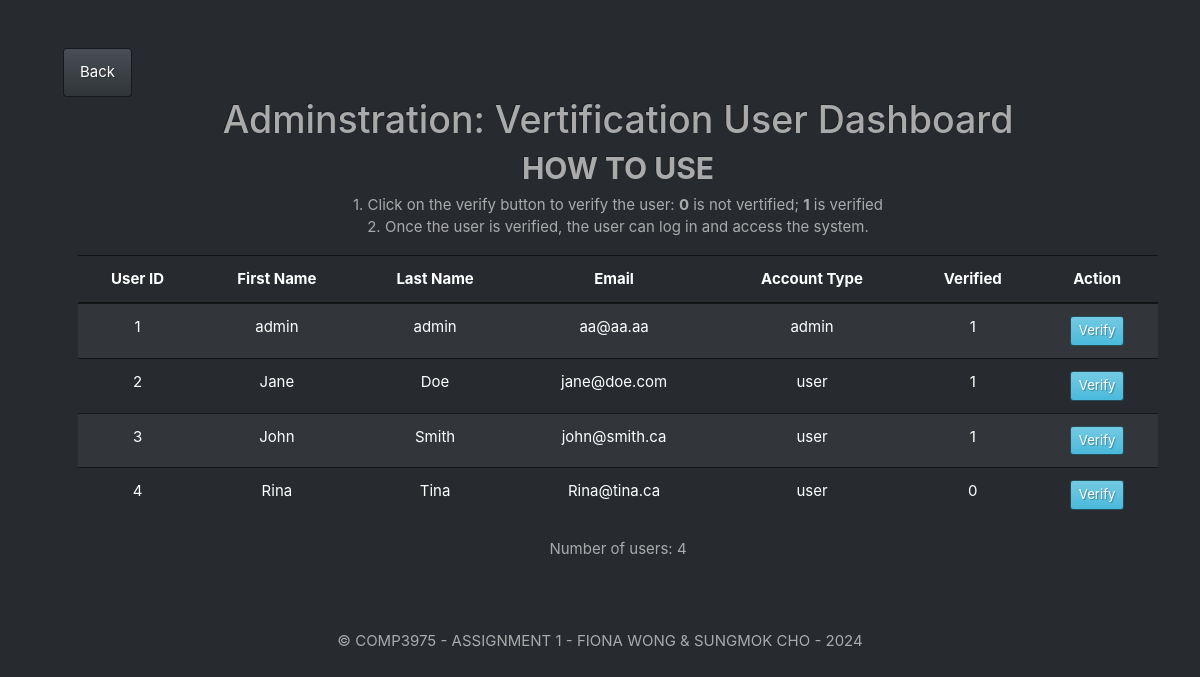
Page /members/admin.php on the earlier database version.
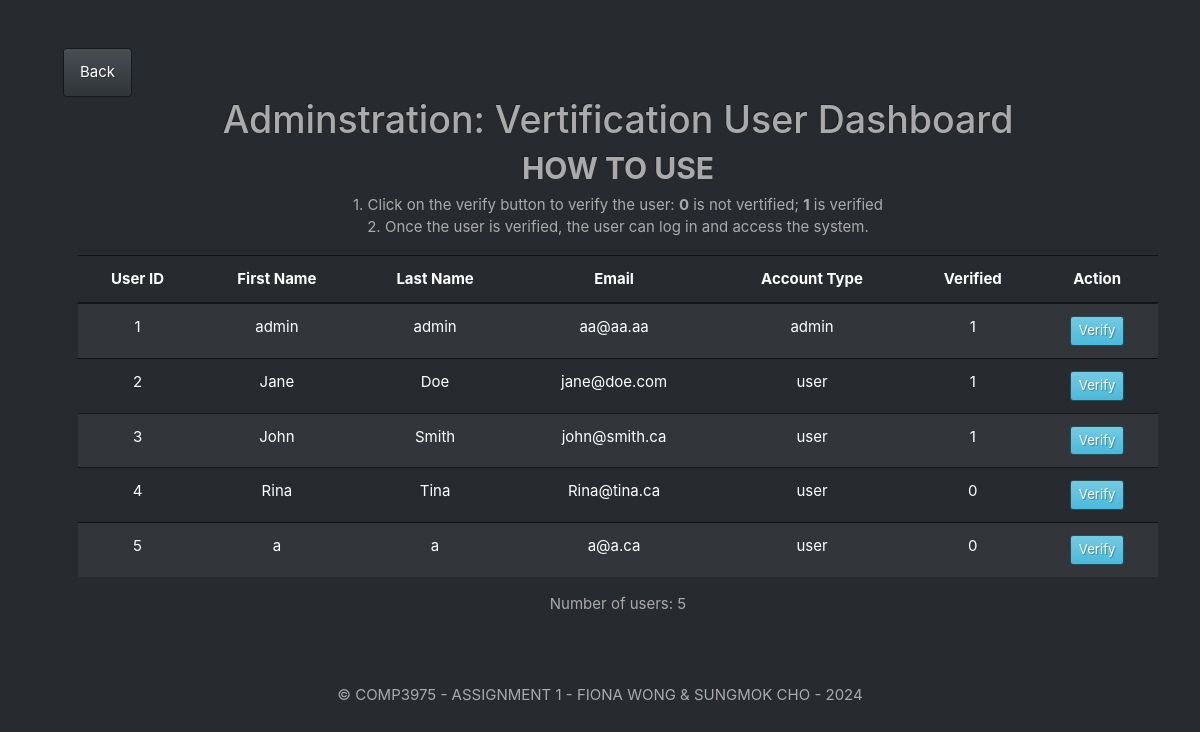
Same page on the later database version.
### tables this page shows
CREATE TABLE users (
    id INTEGER PRIMARY KEY AUTOINCREMENT,
    username TEXT NOT NULL,
    password TEXT NOT NULL, 
    first_name TEXT NOT NULL,
    last_name TEXT NOT NULL,
    account_type TEXT NOT NULL,
    verified BOOLEAN DEFAULT 0,
    created_at DATETIME DEFAULT CURRENT_TIMESTAMP
);

### bank.php (called while the page is built, shortened)
<?php
class Bank{
    private $dbPath;
    public function __construct($dbPath) {
        $this->dbPath = $dbPath;
    }
    public function getUsers() {
        $conn = new SQLite3($this->dbPath);
        $sql = "SELECT * FROM users";
        $result = $conn->query($sql);
        $users = [];
        while ($row = $result->fetchArray(SQLITE3_ASSOC)) {
            $users[] = $row;
        }
        return $users;
    }
}
?>

### members/admin.php (the view, shortened to what this page needs)
<?php include("../include/_header.php") ?>
<a href="home.php" class="btn btn-primary">Back</a>
<div class="container text-center">
    <h1>Adminstration: Vertification User Dashboard</h1>
    <h2><b>HOW TO USE</b></h2>
    <p> 1. Click on the verify button to verify the user: <b>0</b> is not vertified; <b>1</b> is verified <br>
     2. Once the user is verified, the user can log in and access the system.</p>
    <div class="row">
        <div class="col-md-12">
            <table class="table table-striped">
                <thead>
                    <tr>
                        <th scope="col">User ID</th>
                        <th scope="col">First Name</th>
                        <th scope="col">Last Name</th>
                        <th scope="col">Email</th>
                        <th scope="col">Account Type</th>
                        <th scope="col">Verified</th>
                        <th scope="col">Action</th>
                    </tr>
                </thead>
                <tbody>
                    <?php
                    require_once "../bank.php";
                    $dbPath = '../bank.sqlite';
                    $bank = new Bank($dbPath);
                    $users = $bank->getUsers();
                    foreach ($users as $user) {
                        echo "<tr>";
                        echo "<td>" . $user['id'] . "</td>";
                        echo "<td>" . $user['first_name'] . "</td>";
                        echo "<td>" . $user['last_name'] . "</td>";
                        echo "<td>" . $user['username'] . "</td>";
                        echo "<td>" . $user['account_type'] . "</td>";
                        echo "<td>" . $user['verified'] . "</td>";
                        echo "<td>" . "<a href='verify_user.php?id=" . $user['id'] . "' class='btn btn-info btn-sm'>Verify</a>" . "</td>";
                        echo "</tr>";
                        }
                    ?>
                </tbody>
            </table>
            <div>
                <p>Number of users: <?php echo count($users); ?> </p>
            </div>
        </div>
    </div>
</div>
<?php include("../include/_footer.php") ?>

### include/_header.php (shortened to what this page needs)
<!DOCTYPE html>
<html lang="en">
<head>
    <link rel="stylesheet" href="https://bootswatch.com/4/slate/bootstrap.min.css">
</head>
<body>
<div class="container m-5">

### include/_footer.php (shortened to what this page needs)
</div>
<div class="footer">
    <p style="text-align: center; padding: 5px;">© COMP3975 - ASSIGNMENT 1 - FIONA WONG & SUNGMOK CHO - 2024
    </p>
</div>
</body>
</html>

Differences in the rows shown:
added users: id "5", first_name "a", last_name "a", username "a@a.ca", account_type "user", verified "0"
Other differences:
count($users): "4" → "5"
